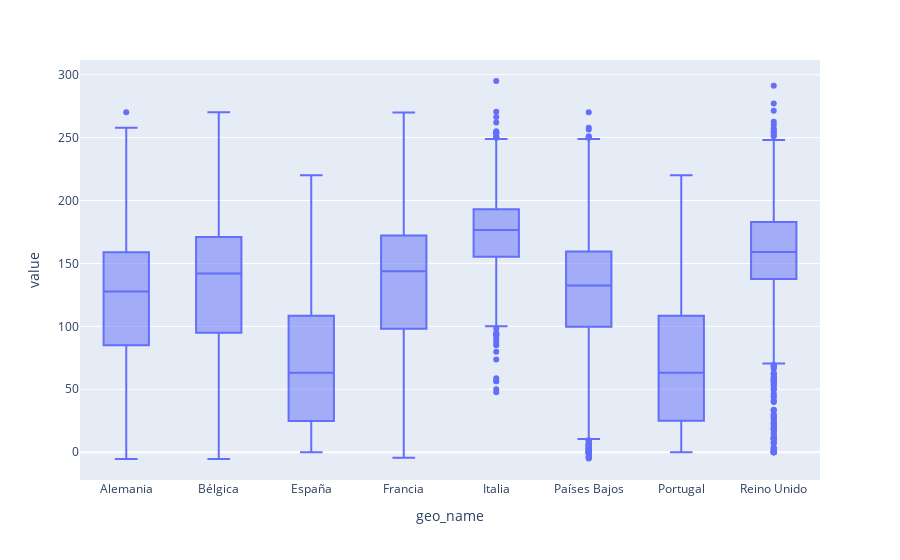

The notebook cell saved with this chart:
### Code cell
px.box(df)

### Figure 1 — Plotly figure (JSON) as saved in the notebook; plotly's stock layout.template omitted (floating-point values rounded to 4 significant figures; data arrays with more than 128 entries replaced by an {"elided": "..."} marker saying what was removed)
{"data": [{"alignmentgroup": "True", "hovertemplate": "geo_name=%{x}<br>value=%{y}<extra></extra>", "legendgroup": "", "marker": {"color": "#636efa"}, "name": "", "notched": false, "offsetgroup": "", "orientation": "v", "showlegend": false, "type": "box", "x": {"elided": "5952 str values"}, "x0": " ", "xaxis": "x", "y": {"elided": "5952 float values"}, "y0": " ", "yaxis": "y"}], "layout": {"boxmode": "group", "legend": {"tracegroupgap": 0}, "margin": {"t": 60}, "xaxis": {"anchor": "y", "domain": [0, 1], "title": {"text": "geo_name"}}, "yaxis": {"anchor": "x", "domain": [0, 1], "title": {"text": "value"}}}}
